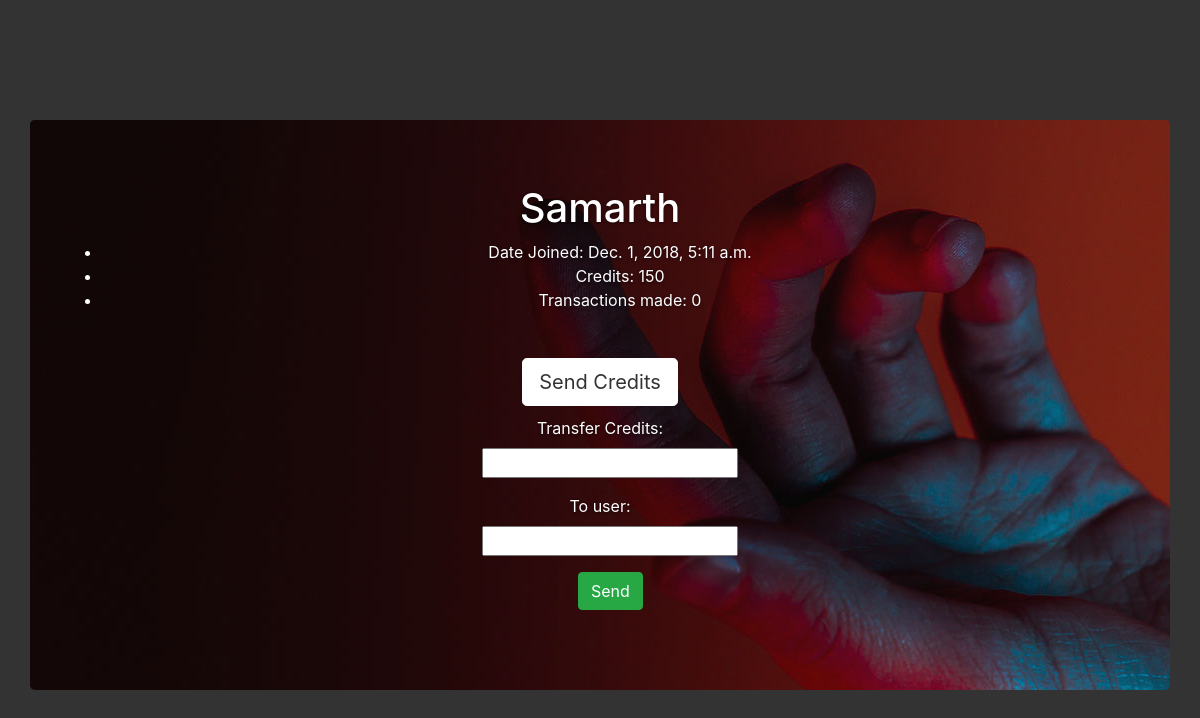
The page /credit_app/3/ on the database its author committed.
### credit_app/models.py (models this page shows, shortened)
class site_users(models.Model):
    username = models.CharField(max_length=200, default='')
    join_date = models.DateTimeField('date joined', default=datetime.now())
    credits = models.IntegerField(default=0)
    num_transactions = models.IntegerField(default=0)

### credit_app/views.py (the view)
# urls.py: url(r'^(?P<user_id>[0-9]+)/$', views.user_info, name='user_info'),
def user_info(request, user_id):
    user = get_object_or_404(site_users,pk=user_id)
    return render(request, 'credit_app/user_info.html',{ 'user' : user })

### credit_app/templates/credit_app/user_info.html (shortened to what this page needs)
{% extends 'credit_app/index.html' %}
{% block body %}
<div class="site-wrapper">
<div class="container jumbotron" id=user_info>
        <h1>{{ user.username }} </h1>
    <ul>
        <li><span>Date Joined: </span>{{ user.join_date }}</li>
        <li><span>Credits: </span>{{ user.credits }}</li>
        <li><span>Transactions made: </span>{{ user.num_transactions }}</li>
    </ul>
    <p class="lead"><br>
        <a href="#" class="btn btn-lg btn-default">Send Credits</a>
    </p>
    <form class="form-horizontal" role="form" action="{% url 'credit_app:credit_transfer' user.id %}" method="post" enctype="multipart/form-data">
        <div class="form-group">
            <label class="control-label col-sm-2" for="id_credits">
                Transfer Credits:
            </label>
            <div class="col-sm-10">
                <input id="id_credits" maxlength="30" name="credits" type="text">
            </div>
        </div>
        <div class="form-group">
            <label class="control-label col-sm-2" for="id_to_user">
                To user:
            </label>
            <div class="col-sm-10">
                <input id="id_to_user" maxlength="30" name="to_user" type="text">
            </div>
        </div>
        <div class="form-group">
            <div class="col-sm-offset-2 col-sm-10">
                <button type="submit" class="btn btn-success">Send</button>
            </div>
        </div>
    </form>
    </div>
</div>
{% endblock %}

### credit_app/static/credit_app/main_styles.css (style rules this page uses)
a, a:focus, a:hover { color: #fff; }
.btn-default, .btn-default:hover, .btn-default:focus { color: #333; text-shadow: none; background-color: #fff; border: 1px solid #fff; }
html, body { height: 100%; background-color: #fff; }
.site-wrapper { display: table; width: 100%; height: 100%; background-color: #333; }
.lead { margin: 10px auto; }
#user_info { margin-top: 10%; background-image: url(images/contact_background.jpg) }
.col-sm-10 { margin-left:100px; }

### rows shown on the page
site_users: username "Samarth", join_date "Dec. 1, 2018, 5:11 a.m.", credits "150", num_transactions "0"
